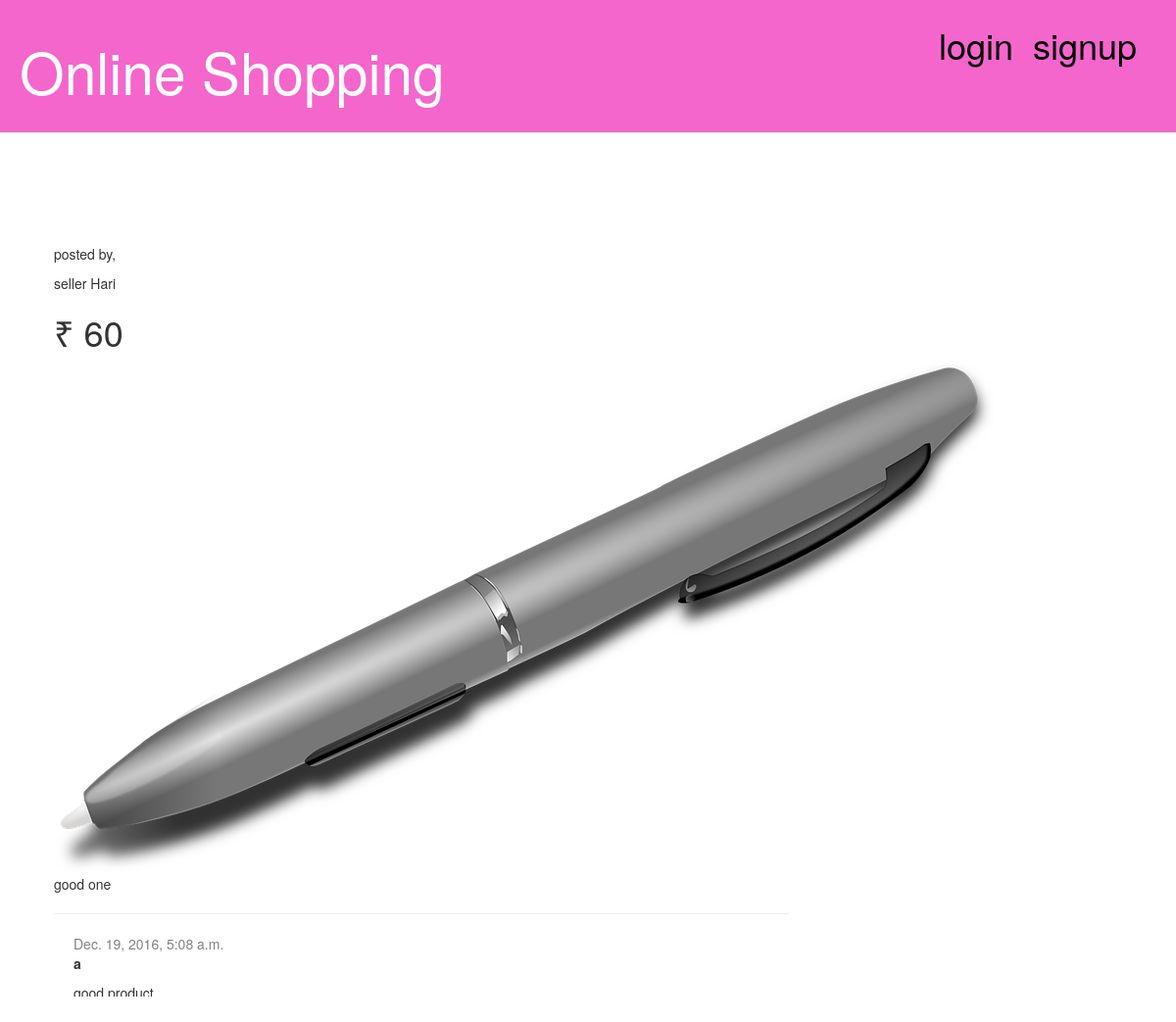
Screenshot of /post/9/ with the database file from the repository.
### blog/models.py (models this page shows, shortened)
class Post(models.Model):
    author = models.ForeignKey('auth.User')
    title = models.CharField(max_length=200)
    seller_name = models.CharField(max_length=100)
    item_cost = models.CharField(max_length=20)
    product_description = models.TextField()
    image = models.ImageField(upload_to='media/img')
    created_date = models.DateTimeField(
            default=timezone.now)
    published_date = models.DateTimeField(
            blank=True, null=True)

class Comment(models.Model):
    post = models.ForeignKey('blog.Post', related_name='comments')
    author = models.CharField(max_length=200)
    text = models.TextField()
    created_date = models.DateTimeField(default=timezone.now)
    approved_comment = models.BooleanField(default=False)

### blog/views.py (the view)
# urls.py: url(r'^post/(?P<pk>\d+)/$', views.post_detail, name='post_detail'),
def post_detail(request, pk):
    post = get_object_or_404(Post, pk=pk)
    return render(request, 'blog/post_detail.html', {'post': post})

### blog/templates/blog/post_detail.html (shortened to what this page needs)
{% extends 'blog/base.html' %}
{% block content %}
    <div class="post">
        <h2>{{ post.title }}</h2>
        <p>posted by, {{post.user}}</p>
        <p>seller {{post.seller_name}}</p>
        <h1>₹ {{post.item_cost}}</h1>
        <img src="{{ post.image.url }}">
        <p>{{ post.product_description|linebreaksbr }}</p>
    </div>
<hr>
{% for comment in post.comments.all %}
    {% if user.is_authenticated or comment.approved_comment %}
    <div class="comment">
        <div class="date">
            {{ comment.created_date }}
        </div>
        <strong>{{ comment.author }}</strong>
        <p>{{ comment.text|linebreaks }}</p>
    </div>
    {% endif %}
{% empty %}
    <p>No comments here yet :(</p>
{% endfor %}
{% endblock %}

### blog/static/css/blog.css (style rules this page uses)
h2 { font-family: sans-serif; color:#ffffff; }
.date { color: #828282; }
.post { margin-top: 50px; }
.comment { margin: 20px 0px 20px 20px; }

### rows the page displays
Post: seller_name "Hari", item_cost "60", image (picture), product_description "good one"
Comment: created_date "Dec. 19, 2016, 5:08 a.m.", author "a", text "good product"
